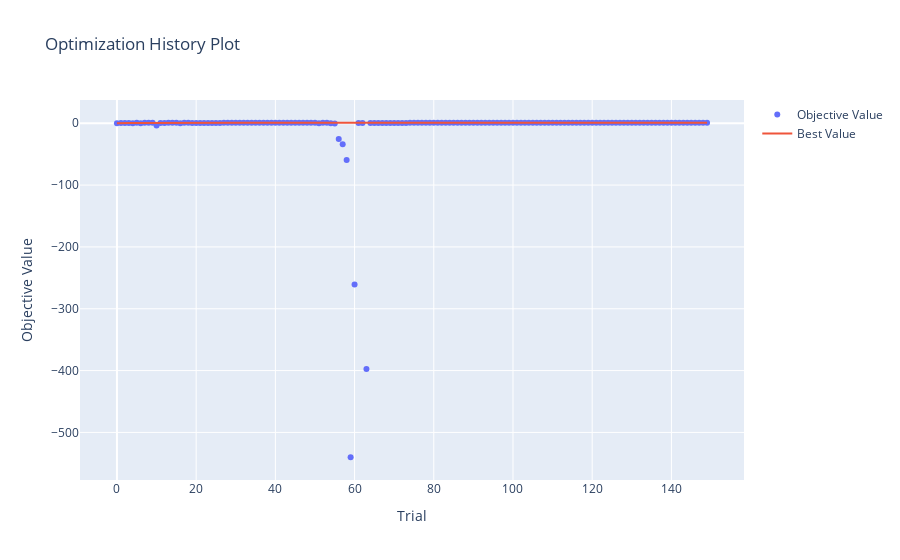

The notebook cell this image was saved under:
### Code cell
plot_optimization_history(study).show()

### Figure 1 — Plotly figure (JSON) as saved in the notebook; plotly's stock layout.template omitted (floating-point values rounded to 4 significant figures; data arrays with more than 128 entries replaced by an {"elided": "..."} marker saying what was removed)
{"data": [{"mode": "markers", "name": "Objective Value", "type": "scatter", "x": {"elided": "150 int values"}, "y": {"elided": "150 float values"}}, {"mode": "lines", "name": "Best Value", "type": "scatter", "x": {"elided": "150 int values"}, "y": {"elided": "150 float values"}}, {"marker": {"color": "#cccccc"}, "mode": "markers", "name": "Infeasible Trial", "showlegend": false, "type": "scatter", "x": [], "y": []}], "layout": {"autosize": true, "title": {"text": "Optimization History Plot"}, "xaxis": {"autorange": true, "range": [-9.267, 158.3], "title": {"text": "Trial"}, "type": "linear"}, "yaxis": {"autorange": true, "range": [-584.8, 45.44], "title": {"text": "Objective Value"}, "type": "linear"}}}
